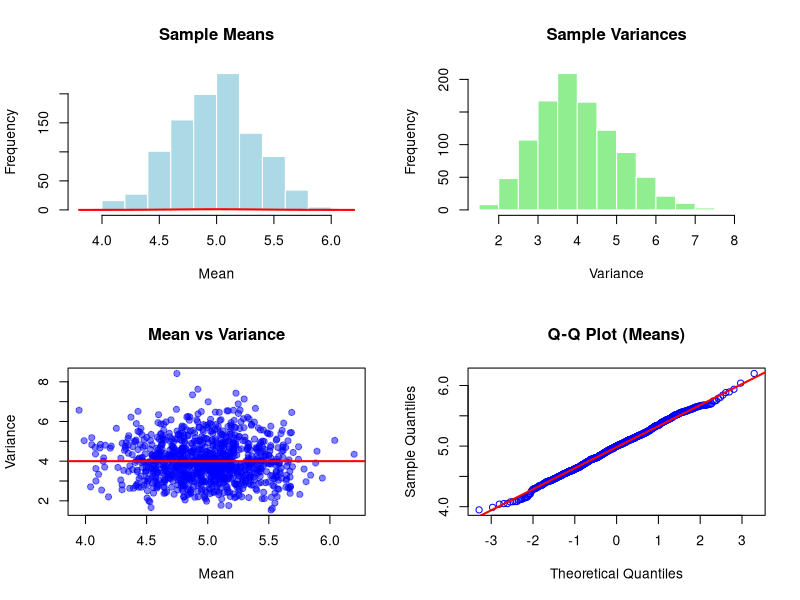

Write R code to recreate this figure.
set.seed(123)
mu <- 5; sigma <- 2; n <- 30; N_sim <- 1000

res <- replicate(N_sim, {
  x <- rnorm(n, mu, sigma)
  c(mean(x), var(x))
})
sample_means <- res[1, ]
sample_vars  <- res[2, ]

cat("Correlation between sample mean and variance:", cor(sample_means, sample_vars), "\n")

par(mfrow = c(2,2))

hist(sample_means, col="lightblue", main="Sample Means", xlab="Mean", border="white")
curve(dnorm(x, mu, sigma/sqrt(n)), add=TRUE, col="red", lwd=2)

hist(sample_vars, col="lightgreen", main="Sample Variances", xlab="Variance", border="white")

plot(sample_means, sample_vars, pch=19, col=rgb(0,0,1,0.5),
     main="Mean vs Variance", xlab="Mean", ylab="Variance")
abline(h=sigma^2, col="red", lwd=2)

qqnorm(sample_means, col="blue", main="Q-Q Plot (Means)")
qqline(sample_means, col="red", lwd=2)
